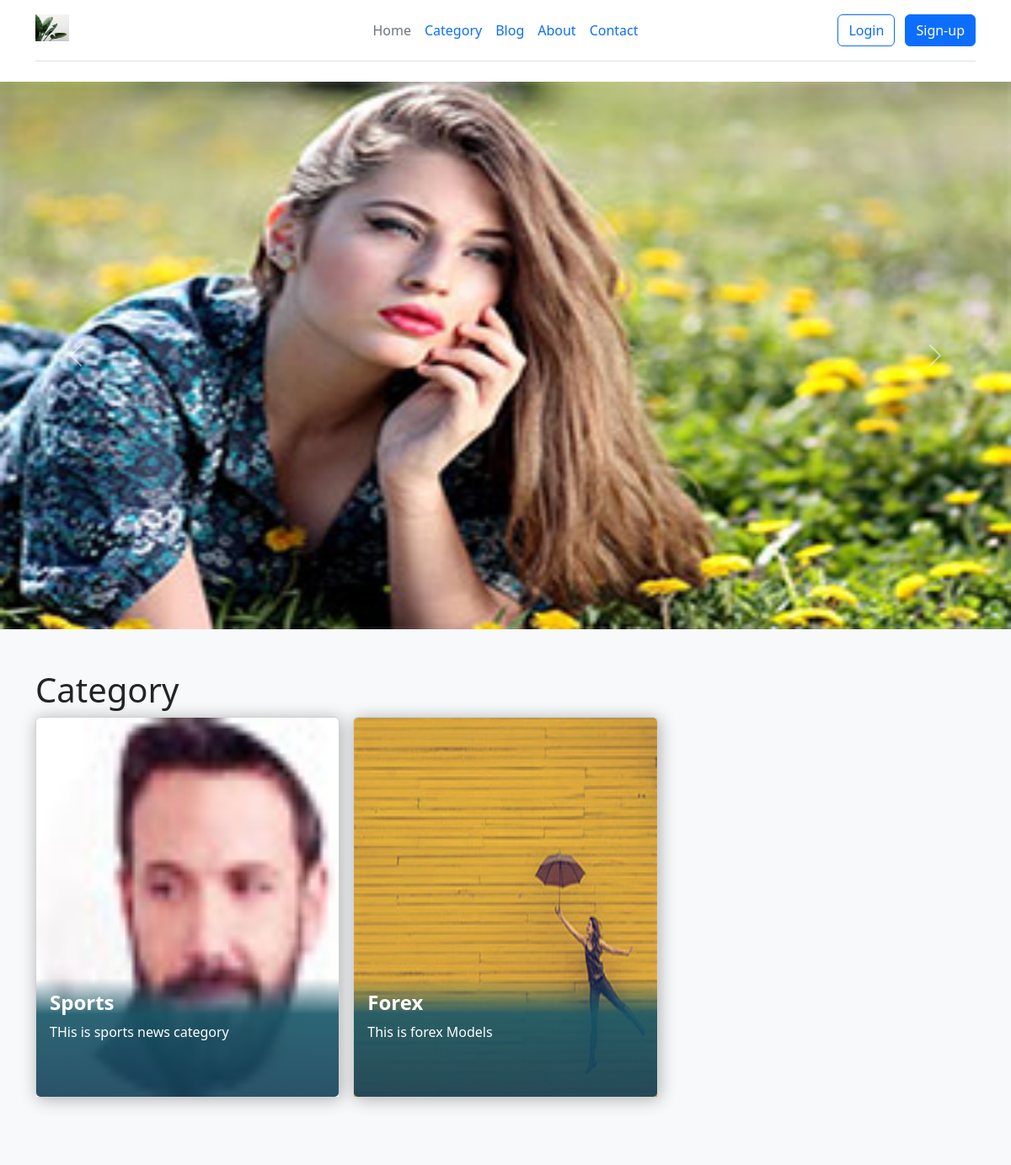
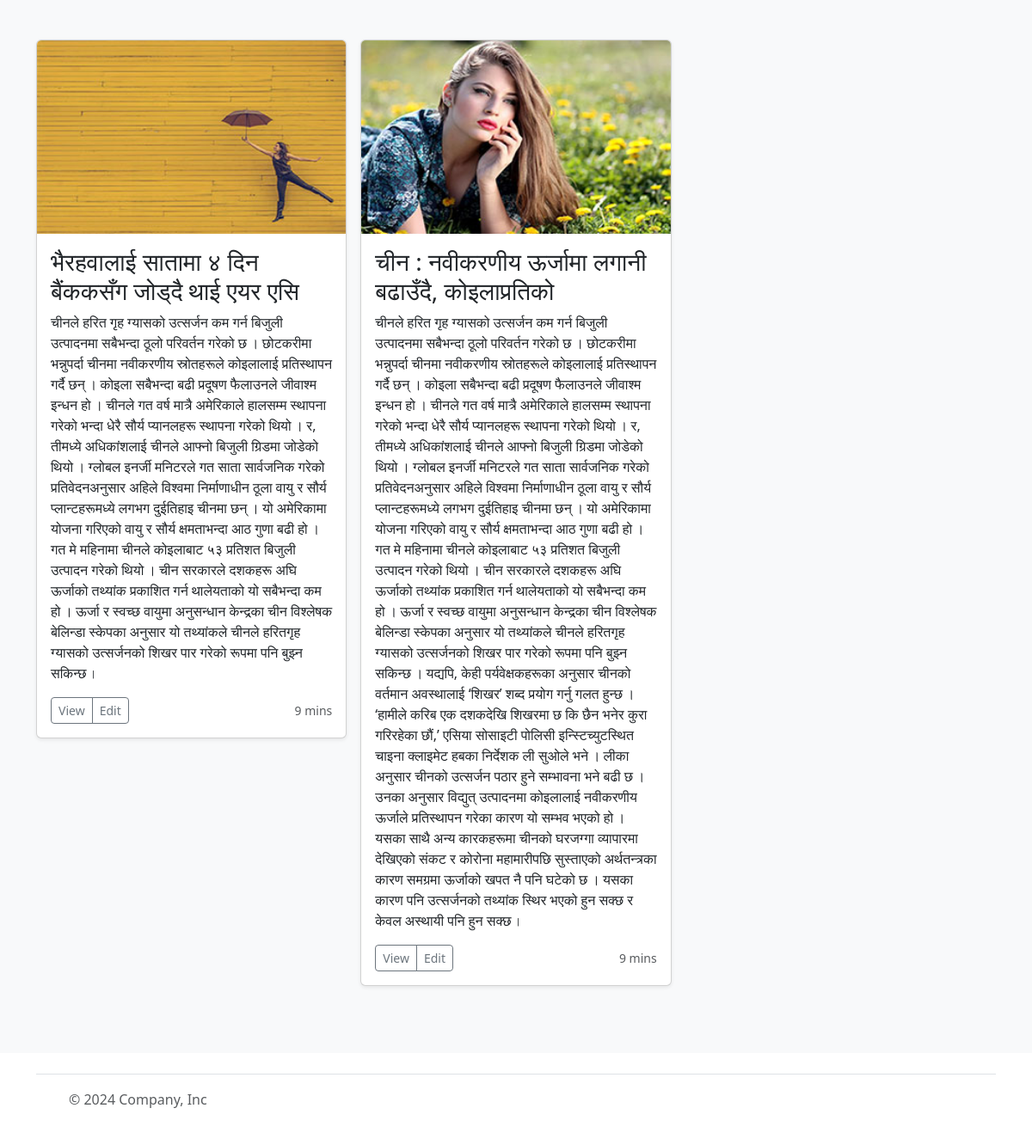
The page / on the database its author committed (2 pictures, top to bottom).
### blog/models.py (models this page shows, shortened)
class Blog(models.Model):
    title = models.CharField(max_length=50)
    description = models.TextField()
    img = models.ImageField(upload_to="blog/", blank=True,null=True )
    category = models.ForeignKey(Category,
                                 blank=True,
                                 null=True,
                                 on_delete=models.CASCADE,)
    username = models.CharField(max_length=40, null=True, blank=True)

### category/models.py (models this page shows, shortened)
class Category(models.Model):
    title = models.CharField(max_length=50)
    description = models.TextField()
    img = models.ImageField(upload_to="category/",
                            blank=True,
                            null=True, )

### core/views.py (the view)
# urls.py: path('', views.HomePage, name='home'),
def HomePage(request):
    blogs = Blog.objects.all()
    category = Category.objects.all()
    context = {
        'blogs':blogs,
        'category':category
    }
    return render(request, "index.html",
                   {"context":context})

### templates/index.html (shortened to what this page needs)
{% include "header.html" %}
            <div id="carouselExample" class="carousel slide">
        <div class="carousel-inner">
            {% for a in context.blogs %}
            <div class="carousel-item active">
            <img src={{a.img.url}} class="d-block w-100" alt="..." style="height: 650px">
            </div>
           {% endfor %}
        </div>
        <button class="carousel-control-prev" type="button" data-bs-target="#carouselExample" data-bs-slide="prev">
            <span class="carousel-control-prev-icon" aria-hidden="true"></span>
        </button>
        <button class="carousel-control-next" type="button" data-bs-target="#carouselExample" data-bs-slide="next">
            <span class="carousel-control-next-icon" aria-hidden="true"></span>
        </button>
        </div>
<div class="album py-5 bg-body-tertiary">
  <h1 class="container">Category</h1>
    <div class="container">
      <div class="row row-cols-1 row-cols-sm-2 row-cols-md-3 g-3">
         {% for a in context.category %}
          <div class="col-md-4">
          <div class="card card-01 height-fix">
          <img class="card-img-top" src={{a.img.url}} alt="Card image cap" height="450" >
          <div class="card-img-overlay">
            <h4 class="card-title"><strong>{{a.title}}</strong></h4>
            <p class="card-text">{{a.description}}</p>
            <p class="card-text"><a href="#" class="fa fa-bookmark-o"></a><a class="fa fa-heart-o" href="#"></a></p>
          </div>
        </div>
      </div>
       {% endfor %}
    </div>
  </div>
</div>
    <div class="album py-5 bg-body-tertiary">
    <div class="container">
      <div class="row row-cols-1 row-cols-sm-2 row-cols-md-3 g-3">
        {% for a in context.blogs %}
        <div class="col">
          <div class="card shadow-sm">
            <img class="bd-placeholder-img card-img-top" width="100%" height="225" src={{a.img.url}} role="img" aria-label="Placeholder: Thumbnail" preserveAspectRatio="xMidYMid slice" focusable="false">
            <div class="card-body">
            <h3>{{a.title}}</h3>
              <p class="card-text">{{a.description}}</p>
              <div class="d-flex justify-content-between align-items-center">
                <div class="btn-group">
                  <a href={% url 'singleblog' pk=a.id %} type="button" class="btn btn-sm btn-outline-secondary">View</a>
                  <button type="button" class="btn btn-sm btn-outline-secondary">Edit</button>
                </div>
                <small class="text-body-secondary">9 mins</small>
              </div>
            </div>
          </div>
        </div>
        {% endfor %}
      </div>
    </div>
  </div>
{% include "footer.html" %}

### static/css/style.css (style rules this page uses)
.card { box-shadow:2px 2px 20px rgba(0,0,0,0.3); border:none; margin-bottom:30px; }
.card-01.height-fix .card-img-overlay { top:unset; color:#fff; background: -moz-linear-gradient(top, rgba(26,96,111,0) 0%, rgba(26,96,111,0) 1%, rgba(24,87,104,0.91) 31%, rgba(21,65,89,0.91) 100%); background: -webkit-linear-gradient(top, rgba(26,96,111,0) 0%,rgba(26,96,111,0) 1%,rgba(24,87,104,0.91) 31%,rgba(21,65,89,0.91) 100%); background: linear-gradient(to bottom, rgba(26,96,111,0) 0%,rgba(26,96,111,0) 1%,rgba(24,87,104,0.91) 31%,rgba(21,65,89,0.91) 100%); filter: progid:DXImageTransform.Microsoft.gradient( startColorstr='#001a606f', endColorstr='#e8154159',GradientType=0 ); }

### rows shown on the page
Blog: img (picture), title "चीन : नवीकरणीय ऊर्जामा लगानी बढाउँदै, कोइलाप्रतिको", description "चीनले हरित गृह ग्यासको उत्सर्जन कम गर्न बिजुली उत्पादनमा सबैभन्दा ठूलो परिवर्तन गरेको छ । छोटकरीमा भन्नुपर्दा चीनमा नवीकरणीय स्रोतहरूले कोइलालाई प्रतिस्थापन गर्दै छन् । कोइला सबैभन्दा बढी प्रदूषण फैलाउनले जीवाश्म इन्धन हो । चीनले गत वर्ष मात्रै अमेरिकाले हालसम्म स्थापना गरेको भन्दा धेरै सौर्य प्यानलहरू स्थापना गरेको थियो । र, तीमध्ये अधिकांशलाई चीनले आफ्नो बिजुली ग्रिडमा जोडेको थियो । ग्लोबल इनर्जी मनिटरले गत साता सार्वजनिक गरेको प्रतिवेदनअनुसार अहिले विश्वमा निर्माणाधीन ठूला वायु र सौर्य प्लान्टहरूमध्ये लगभग दुईतिहाइ चीनमा छन् । यो अमेरिकामा योजना गरिएको वायु र सौर्य क्षमताभन्दा आठ गुणा बढी हो । गत मे महिनामा चीनले कोइलाबाट ५३ प्रतिशत बिजुली उत्पादन गरेको थियो । चीन सरकारले दशकहरू अघि…"
Category: img (picture), title "Sports", description "THis is sports news category"
Category: img (picture), title "Forex", description "This is forex Models"
Blog: img (picture), title "भैरहवालाई सातामा ४ दिन बैंककसँग जोड्दै थाई एयर एसि", description "चीनले हरित गृह ग्यासको उत्सर्जन कम गर्न बिजुली उत्पादनमा सबैभन्दा ठूलो परिवर्तन गरेको छ । छोटकरीमा भन्नुपर्दा चीनमा नवीकरणीय स्रोतहरूले कोइलालाई प्रतिस्थापन गर्दै छन् । कोइला सबैभन्दा बढी प्रदूषण फैलाउनले जीवाश्म इन्धन हो । चीनले गत वर्ष मात्रै अमेरिकाले हालसम्म स्थापना गरेको भन्दा धेरै सौर्य प्यानलहरू स्थापना गरेको थियो । र, तीमध्ये अधिकांशलाई चीनले आफ्नो बिजुली ग्रिडमा जोडेको थियो । ग्लोबल इनर्जी मनिटरले गत साता सार्वजनिक गरेको प्रतिवेदनअनुसार अहिले विश्वमा निर्माणाधीन ठूला वायु र सौर्य प्लान्टहरूमध्ये लगभग दुईतिहाइ चीनमा छन् । यो अमेरिकामा योजना गरिएको वायु र सौर्य क्षमताभन्दा आठ गुणा बढी हो । गत मे महिनामा चीनले कोइलाबाट ५३ प्रतिशत बिजुली उत्पादन गरेको थियो । चीन सरकारले दशकहरू अघि…"
